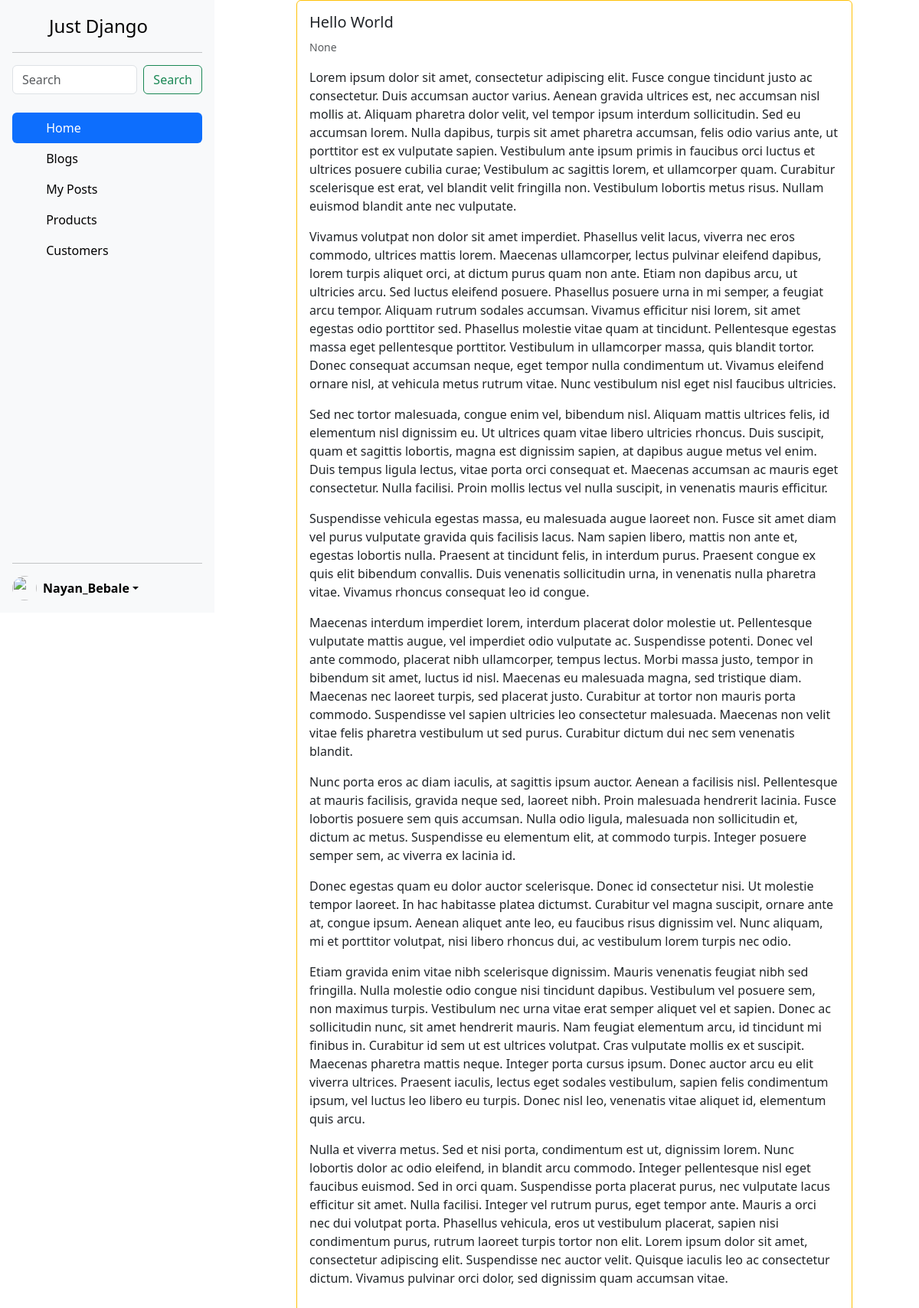
Page /blog/hello-world2/ (signed in) on the committed database.
### blog/models.py (models this page shows, shortened)
class BlogPost(models.Model):  # blogpost_set -> queryset
    user = models.ForeignKey(User, default=1, on_delete=models.SET_NULL, null=True)
    image = models.ImageField(upload_to='image/', blank=True, null=True)
    auth = models.CharField(max_length=120)
    title = models.CharField(max_length=120)
    slug =  models.SlugField(unique=True)
    content = models.TextField(null=True, blank=True)
    publish_date = models.DateTimeField(auto_now=False, auto_now_add=False, null=True, blank=True)
    timestamp = models.DateTimeField(auto_now_add=True)
    updated = models.DateTimeField(auto_now=True, auto_now_add=False)
    objects = BlogPostManager()
    class Meta:
        ordering = ['-publish_date', '-updated', '-timestamp']

### blog/views.py (the view)
# urls.py: path('<str:slug>/', blog_post_detail_page),
def blog_post_detail_page(request, slug):
    obj = get_object_or_404(BlogPost, slug=slug)
    template_name = "blog_post_details.html"
    context = {"object":obj}
    return render(request, template_name, context)

### blog/models.py (called while the page is built)
    def get_queryset(self):
        return BlogPostQuerySet(self.model, using=self._db)

### blog/templates/blog_post_details.html (shortened to what this page needs)
{% extends "base.html" %}
{% block content %}
    <div class="row">
        {% include 'list-inline.html' with blog_post=object detail=True %}
    </div>
{% endblock %}

### blog/templates/sidebar.html (shortened to what this page needs)
<div class="sidebar">
<div class="d-flex flex-column flex-shrink-0 p-3 bg-body-tertiary" style=" width: 280px; height: 100vh; margin-right: 20px;">
    <a href="/" class="d-flex align-items-center mb-3 mb-md-0 me-md-auto link-body-emphasis text-decoration-none">
      <svg class="bi pe-none me-2" width="40" height="32"><use xlink:href="#bootstrap"></use></svg>
      <span class="fs-4">Just Django</span>
    </a>
    <hr>
    <ul class="nav nav-pills flex-column mb-auto">
      <li class="nav-item">
        <form class="d-flex" action="/search/">
          <input class="form-control me-2" type="search" placeholder="Search" name="q" aria-label="Search">
          <button class="btn btn-outline-success" type="submit">Search</button>
        </form>
      </li>
      <br>
      <li class="nav-item">
        <a href="/" class="nav-link active" aria-current="page">
          <svg class="bi pe-none me-2" width="16" height="16"><use xlink:href="#home"></use></svg>
          Home
        </a>
      </li>
      <li>
        <a href="/blog" class="nav-link link-body-emphasis">
          <svg class="bi pe-none me-2" width="16" height="16"><use xlink:href="#speedometer2"></use></svg>
          Blogs
        </a>
      </li>
      <li>
        <a href="/your-posts" class="nav-link link-body-emphasis">
          <svg class="bi pe-none me-2" width="16" height="16"><use xlink:href="#table"></use></svg>
          My Posts
        </a>
      </li>
      <li>
        <a href="#" class="nav-link link-body-emphasis">
          <svg class="bi pe-none me-2" width="16" height="16"><use xlink:href="#grid"></use></svg>
          Products
        </a>
      </li>
      <li>
        <a href="#" class="nav-link link-body-emphasis">
          <svg class="bi pe-none me-2" width="16" height="16"><use xlink:href="#people-circle"></use></svg>
          Customers
        </a>
      </li>
    </ul>
    <hr>
    <div class="dropdown">
      <a href="#" class="d-flex align-items-center link-body-emphasis text-decoration-none dropdown-toggle" data-bs-toggle="dropdown" aria-expanded="false">
        <img src="https://github.com/mdo.png" alt="" width="32" height="32" class="rounded-circle me-2">
        <strong>{{ request.user.username }}</strong>
      </a>
    </div>
  </div>
</div>

### blog/templates/list-inline.html (shortened to what this page needs)
<div class="col-12 col-md-10 mb-3 mx-auto">
    <div class="card {% if not blog_post.publish_date %} border border-warning text-dark {% endif %}">
        <div class="card-body">
            <h5 class="card-title">{{ blog_post.title }}</h5>
            <p class="card-text">
                <small class="text-muted">{{ blog_post.publish_date }}</small>
                {% if truncate %}
                    {{ blog_post.content|linebreaks|truncatewords:15 }}
                {% else %}
                    {{ blog_post.content|linebreaks }}
                {% endif %}
            </p>
        </div>
    </div>
</div>

### templates/base.html (style rules this page uses)
.sidebar { position: sticky; top: 0; height: 100vh; overflow-y: auto; }

### rows in the picture
BlogPost: title "Hello World", publish_date "None", content "Lorem ipsum dolor sit amet, consectetur adipiscing elit. Fusce congue tincidunt justo ac consectetur. Duis accumsan auctor varius. Aenean gravida ultrices est, nec accumsan nisl mollis at. Aliquam pharetra dolor velit, vel tempor ipsum interdum sollicitudin. Sed eu accumsan lorem. Nulla dapibus, turpis sit amet pharetra accumsan, felis odio varius ante, ut porttitor est ex vulputate sapien. Vestibulum ante ipsum primis in faucibus orci luctus et ultrices posuere cubilia curae; Vestibulum ac sagittis lorem, et ullamcorper quam. Curabitur scelerisque est erat, vel blandit velit fringilla non. Vestibulum lobortis metus risus. Nullam euismod blandit ante nec vulputate. Vivamus volutpat non…"

### other values in the picture
{{ request.user.username }} "Nayan_Bebale"
